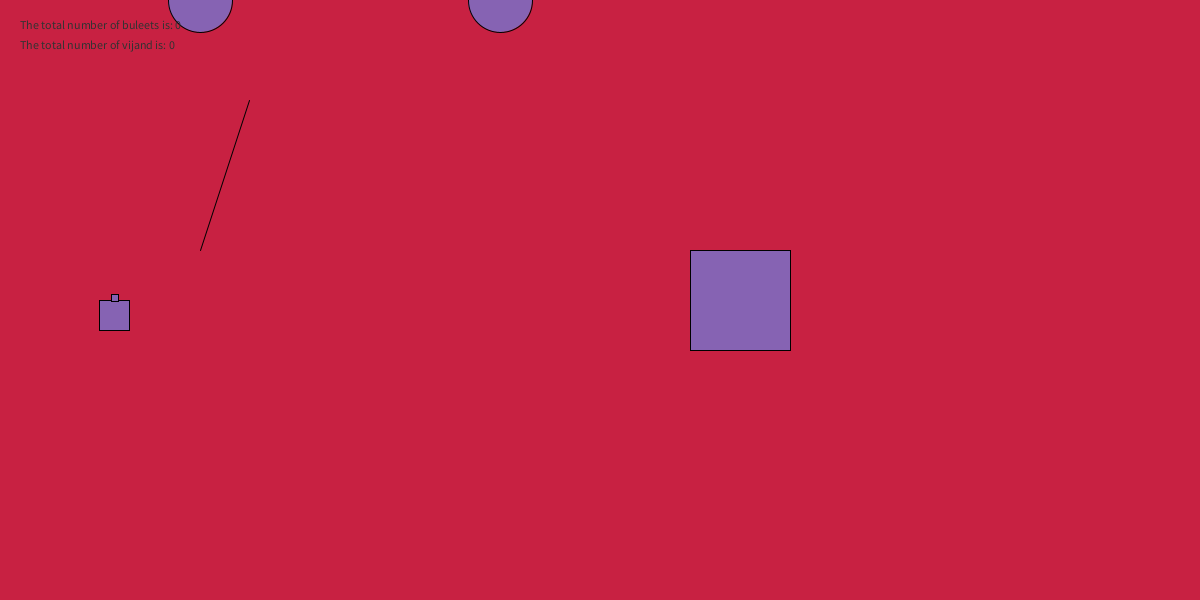
Frame 1 (no input)
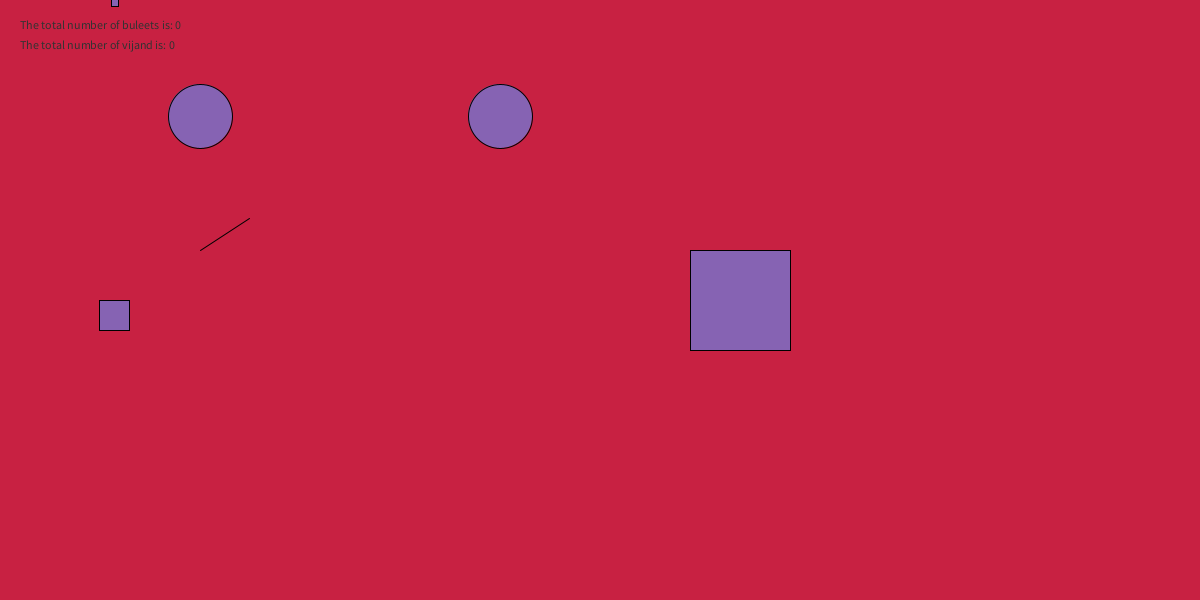
Frame 60 (the mouse pressed at the canvas centre just before this capture)
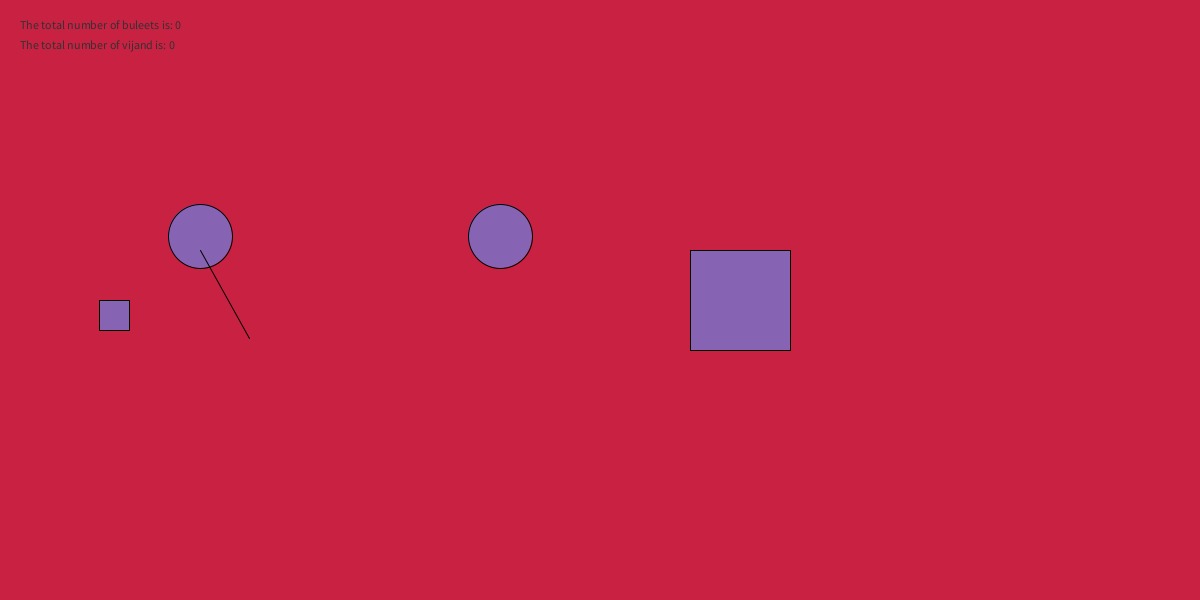
Frame 120 (the mouse held since frame 60 and released just before this capture)

The Processing sketch that drew these frames (run headless with seeded random() and noise(); from frame 60 on, the mouse is pressed at the canvas centre):

// Processing sketch: sketch_game1
// ── sketch_game1.pde
ArrayList<bullet> bullet  = new ArrayList<bullet>();
ArrayList<vijand> vijand  = new ArrayList<vijand>();
int[] numbers = new int[3];
{
  numbers[0]= 90;
  numbers[1]= 150;
  numbers[2]= 20;
}

//array logic
int a = numbers[2] + numbers[0];
int b = numbers[0] + numbers[1];


//aray end
//player values
int x = 99;
int y = 300;
int spelerSize = 30;
int MVvalue = 10;

float xa = 99;
int ya = 100;

int vijandBlok = 2;

// vijandrect
int vijandX0 = 249;
int vijandY0 = 100;

int vijandhoogte0 = 44;
int vijandbreedte0 = 40;

int vijandX1 = 600;
int vijandY1 = 100;

int vijandhoogte1 = 88;
int vijandbreedte1 = 20;

int vijandX2 = 1150;
int vijandY2 = 0;

int vijandhoogte2 = 600;
int vijandbreedte2 = 40;
//vijand array            
//class vijand;
//vijand[] vijanden = new Vijand[2];
//{
//vijanden[0]= 90;aaaaaa
//vijanden[1]= 150;
////vijanden[2]= 20;
//}
//end array
float Ranx = x;
float Rany = 45;

player p;
core c0;
//buleets b1;
//buleets b0;
bullet b0;

vijand v0;
vijand v1;

void setup() {
  size(1200, 600);
  p = new player();
  //b0 = new buleets();
  v0 = new vijand();
  v1 = new vijand();
  b0 = new bullet();
  c0 = new core();
  //frameRate(60);
  //v0.x = 50;
  v1.x = 500;
  v0.x = 200;
}
float n = mouseX;
void draw() {
  background(200, 33, 66);

  p.player();
  p.playercollison();

  //p.p();
  //p.r();
  //p.d();
  b0.display();
  b0.update();

  v0.display();
  v0.movement();

  v1.display();
  v1.movement();
  v1.somting();
  c0.display();

for(vijand v1 : vijand){
v1.display();
}

for(bullet b0 : bullet){
b0.display();
}

if(bullet.size() > 32){
bullet.remove(0);
}   

if(b0.dead() && bullet.size() > 0){
 bullet.remove(0);
 b0.life = 255;
}
fill(50,50,50);
int totalb = bullet.size();
int totalv = vijand.size();
text("The total number of buleets is: " + totalb,20,29);
text("The total number of vijand is: " + totalv,20,49);

  //if (qpressed) background(255, 0, 0);
  //  if (rp) background(0, 0, 232);
  // if (qpressed && rp) background(255, 4,222);

  //rect(Ranx, Rany, 99, 99);
  //fill(22,0,174);
  fill(104, 139, 139);
  //rect(xa, ya, 99, 99);
  //rect(vijandX0, vijandY0, vijandbreedte0, vijandhoogte0);
  //rect(vijandX1, vijandY0, vijandbreedte1, vijandhoogte1);
  //rect(vijandX2, vijandY2, vijandbreedte2, vijandhoogte2);
  //rect(400,300,44,99);
  line(vijandX0, vijandY0, 200, 250);
  //line(400,200,800,200);

  vijandY0 = vijandY0+vijandBlok;

  if (vijandY0 >= 400) {
    vijandBlok = -2;
  } else if (vijandY0 == 150 || vijandY0 <= 150) {
    vijandBlok = +2;
  }
  //if( x == vijandbreedte){
  //  x = 99;
  //}





  //xa = x-4;
  //if(xa == x-4){
  //  xa = x+4;

  //}
  //ya = ya+2;

  //Ranx = Ranx + random(-2,2);
  //Rany = Rany + random(-2,2);
}



void keyPressed() {
    p.playershoot();
  if (key == 'q' && qpressed == false) qpressed = true;
  if (key == 'r' && rp == false) rp = true;
  p.playermove();
  if (key == 'a') {
    x= x+-MVvalue;
  }
  if (keyCode == LEFT) {
    x= x+-MVvalue;
  }

  if (key == 'd') {
    x= x+MVvalue;
  }
  if (keyCode == RIGHT) {
    x= x+MVvalue;
  }


  if (key == 's') {
    x= x+MVvalue;
  }
  if (keyCode == DOWN) {
    x= x+MVvalue;
  }

  //if(ya >= 500){
  //   ya = ya-4;
  //}
  //  if(ya < 500){
  //   ya = -4;
  //}
}
boolean qpressed = false;
boolean rp = false;
void keyReleased() {
  if (key == 'q') {
    qpressed = false;
  }
  if (char(key) == 'r') rp = false;
}

// ── araytest.pde
class test{
int y = p.y;
  void funct(){
   ArrayList<test> funct  = new ArrayList<test>();
   
   funct.add(new test());
   test part = funct.get(0);
  part.funct();
  
   rect(p.x,y,50,50);
   y = y - 1;   
  }
}   
   

// ── buleets.pde
class bullet{
//ArrayList<bullet> funct  = new ArrayList<bullet>();
int y = p.y - 6;
  float x = p.x + 12;
  //public int y = 30;
  public float life = 255;

  void display(){
   rect(x,y,7,7);
   y = y - 5;   
  }
  
    void update(){
         life -= 1.5;
  }
  
      boolean dead(){
        if(life <= 0){
    return true;
   }else{
   return false;
   }
  
}
}

// ── core.pde
class core{
  int x = 690;
  int y = 250;
  int s = 100;
  
PVector v1, v2;
  //v1 = new PVector(40, 20);
  
  void display(){
    //fill(255);
    rect(x,y,s,s);
  }
  
}

// ── player.pde
 class player { 
  public int x  = 99;
  int y = 300;
  int spelerSize = 30;
  int move;
  int bult = 1;

  void player() {
    fill(134, 99, 179);
    rect(x, y, spelerSize, spelerSize);
  }

  void playermove() {
    if (key == 'a') {
      x= x+-MVvalue;
    }
    if (keyCode == LEFT) {
      x= x+-MVvalue;
    }

    if (key == 'd') {
      x= x+MVvalue;
    }
    if (keyCode == RIGHT) {
      x= x+MVvalue;
    }

    if (keyCode == UP) {
      x= x+-MVvalue;
    }

    if (key == 's') {
      x= x+MVvalue;
    }
    if (keyCode == DOWN) {
      x= x+MVvalue;
    }
  }

  void playershoot() {
    if(key == 'w'){
for(int i = 0; i <bult; i++){
     bullet.add(new bullet());
     //display.get(0);
}
  }
  }

  void playercollison() {
    if (x + spelerSize > v0.x && x < v0.x + v0.w && y + spelerSize > v0.y && y < v0.y + v0.h || x + spelerSize > vijandX1 && x < vijandX1 + vijandbreedte1 && y + spelerSize > vijandY0 && y < vijandY0 + vijandhoogte1) {
      x = 99;
      y = 300;
    }
    if (x + spelerSize > vijandX2 && x < vijandX2 + vijandbreedte2 && y + spelerSize > vijandY2 && y < vijandY2 + vijandhoogte2) {
      //void setup(){
      //size(900);
      //}
      y = 180;
      vijandBlok = vijandBlok+2;
    }
  }
}

// ── vijand.pde
class vijand{
 public int  x = 400;
 int  y;
 int move;
 int bult = 1;
 public int w = 64;
 public int h = 64;
 
   void display(){
 ellipse(x,y,w,h);
 }
 
 void vijand(){
   x = width/2;
   //y = height-20;
 }
 void movement(){
    y = y + move;
    if (y <= 0 ){
      move = 2;
    }
    if (y >= height/2){
      move = -2;
    }
 }
 
  void somting() {
    if(key == 'w'){
for(int i = 0; i <bult; i++){
     vijand.add(new vijand());
     //display.get(0);
}
    }
  }
   boolean dead(){
        if(x <= 0){
    return true;
   }else{
   return false;
   }
   }
 
}
